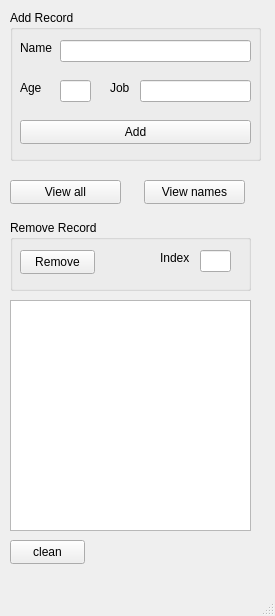
<?xml version="1.0" encoding="UTF-8"?>
<ui version="4.0">
 <class>MainWindow</class>
 <widget class="QMainWindow" name="MainWindow">
  <property name="geometry">
   <rect>
    <x>0</x>
    <y>0</y>
    <width>275</width>
    <height>616</height>
   </rect>
  </property>
  <property name="windowTitle">
   <string>MainWindow</string>
  </property>
  <widget class="QWidget" name="centralwidget">
   <widget class="QGroupBox" name="groupBox">
    <property name="geometry">
     <rect>
      <x>10</x>
      <y>10</y>
      <width>251</width>
      <height>151</height>
     </rect>
    </property>
    <property name="title">
     <string>Add Record</string>
    </property>
    <widget class="QLineEdit" name="lineEdit_name">
     <property name="geometry">
      <rect>
       <x>50</x>
       <y>30</y>
       <width>191</width>
       <height>22</height>
      </rect>
     </property>
    </widget>
    <widget class="QLineEdit" name="lineEdit_age">
     <property name="geometry">
      <rect>
       <x>50</x>
       <y>70</y>
       <width>31</width>
       <height>22</height>
      </rect>
     </property>
    </widget>
    <widget class="QLabel" name="label">
     <property name="geometry">
      <rect>
       <x>10</x>
       <y>30</y>
       <width>55</width>
       <height>16</height>
      </rect>
     </property>
     <property name="text">
      <string>Name</string>
     </property>
    </widget>
    <widget class="QLabel" name="label_2">
     <property name="geometry">
      <rect>
       <x>10</x>
       <y>70</y>
       <width>31</width>
       <height>16</height>
      </rect>
     </property>
     <property name="text">
      <string>Age</string>
     </property>
    </widget>
    <widget class="QLabel" name="label_3">
     <property name="geometry">
      <rect>
       <x>100</x>
       <y>70</y>
       <width>31</width>
       <height>16</height>
      </rect>
     </property>
     <property name="text">
      <string>Job</string>
     </property>
    </widget>
    <widget class="QLineEdit" name="lineEdit_job">
     <property name="geometry">
      <rect>
       <x>130</x>
       <y>70</y>
       <width>111</width>
       <height>22</height>
      </rect>
     </property>
    </widget>
    <widget class="QPushButton" name="pushButton_add_record">
     <property name="geometry">
      <rect>
       <x>10</x>
       <y>110</y>
       <width>231</width>
       <height>24</height>
      </rect>
     </property>
     <property name="text">
      <string>Add</string>
     </property>
    </widget>
   </widget>
   <widget class="QPushButton" name="pushButton_view_all">
    <property name="geometry">
     <rect>
      <x>10</x>
      <y>180</y>
      <width>111</width>
      <height>24</height>
     </rect>
    </property>
    <property name="text">
     <string>View all</string>
    </property>
   </widget>
   <widget class="QPushButton" name="pushButton_view_names">
    <property name="geometry">
     <rect>
      <x>144</x>
      <y>180</y>
      <width>101</width>
      <height>24</height>
     </rect>
    </property>
    <property name="text">
     <string>View names</string>
    </property>
   </widget>
   <widget class="QGroupBox" name="groupBox_2">
    <property name="geometry">
     <rect>
      <x>10</x>
      <y>220</y>
      <width>241</width>
      <height>71</height>
     </rect>
    </property>
    <property name="title">
     <string>Remove Record</string>
    </property>
    <widget class="QPushButton" name="pushButton_remove">
     <property name="geometry">
      <rect>
       <x>10</x>
       <y>30</y>
       <width>75</width>
       <height>24</height>
      </rect>
     </property>
     <property name="text">
      <string>Remove</string>
     </property>
    </widget>
    <widget class="QLineEdit" name="lineEdit_index">
     <property name="geometry">
      <rect>
       <x>190</x>
       <y>30</y>
       <width>31</width>
       <height>22</height>
      </rect>
     </property>
    </widget>
    <widget class="QLabel" name="label_4">
     <property name="geometry">
      <rect>
       <x>150</x>
       <y>30</y>
       <width>31</width>
       <height>16</height>
      </rect>
     </property>
     <property name="text">
      <string>Index</string>
     </property>
    </widget>
   </widget>
   <widget class="QTextEdit" name="textEdit">
    <property name="geometry">
     <rect>
      <x>10</x>
      <y>300</y>
      <width>241</width>
      <height>231</height>
     </rect>
    </property>
   </widget>
   <widget class="QPushButton" name="pushButton_clean">
    <property name="geometry">
     <rect>
      <x>10</x>
      <y>540</y>
      <width>75</width>
      <height>24</height>
     </rect>
    </property>
    <property name="text">
     <string>clean</string>
    </property>
   </widget>
  </widget>
  <widget class="QMenuBar" name="menubar">
   <property name="geometry">
    <rect>
     <x>0</x>
     <y>0</y>
     <width>275</width>
     <height>21</height>
    </rect>
   </property>
  </widget>
  <widget class="QStatusBar" name="statusbar"/>
 </widget>
 <resources/>
 <connections/>
</ui>
